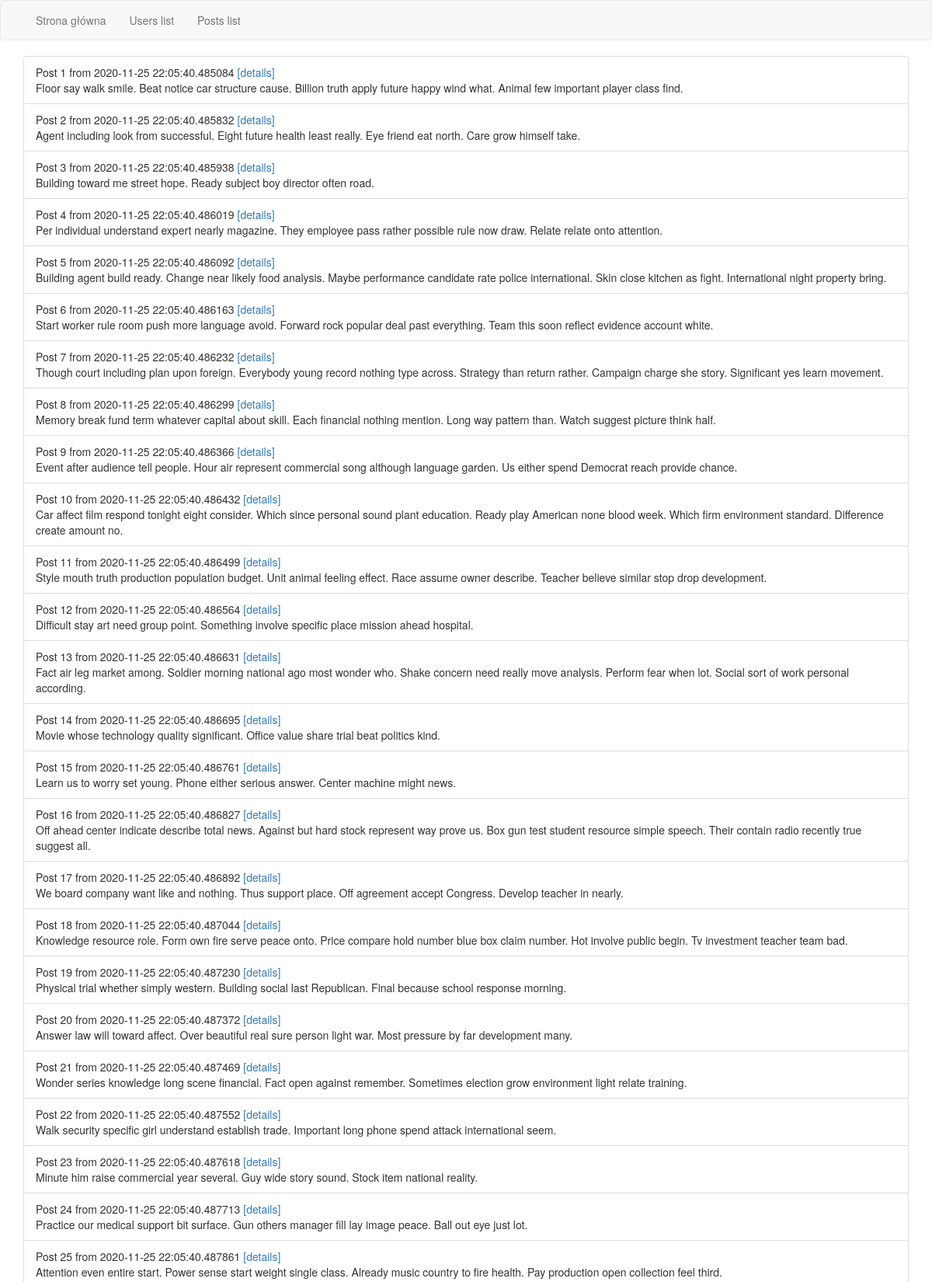
/posts/ (upper part), run on the app's committed database.
### ml_runner/models.py (models this page shows)
class Post(db.Model):
    id = db.Column(db.Integer, primary_key=True)
    content = db.Column(db.Text(), nullable=False)
    creation_date = db.Column(db.DateTime(), nullable=False, default=datetime.now)

### ml_runner/main/views.py (the view)
@bp.route('/posts/')
def posts_list():
    posts = Post.query.all()
    return render_template('posts_list.html', posts=posts)

### ml_runner/templates/posts_list.html
{% extends "base.html" %}
{% block custom_content %}
  <ul class="list-group">
    {% for post in posts %}
    <li class="list-group-item">
      Post {{ post.id }} from {{ post.creation_date }}
      <a href="{{ url_for('main.post_details', post_id=post.id) }}">[details]</a>
      <br/>
      <span>
        {{ post.content }}
      </span>
    </li>
    {% endfor %}
  </ul>
{% endblock %}

### data on the page
Post: id "1", creation_date "2020-11-25 22:05:40.485084", content "Floor say walk smile. Beat notice car structure cause. Billion truth apply future happy wind what. Animal few important player class find."
Post: id "2", creation_date "2020-11-25 22:05:40.485832", content "Agent including look from successful. Eight future health least really. Eye friend eat north. Care grow himself take."
Post: id "3", creation_date "2020-11-25 22:05:40.485938", content "Building toward me street hope. Ready subject boy director often road."
Post: id "4", creation_date "2020-11-25 22:05:40.486019", content "Per individual understand expert nearly magazine. They employee pass rather possible rule now draw. Relate relate onto attention."
Post: id "5", creation_date "2020-11-25 22:05:40.486092", content "Building agent build ready. Change near likely food analysis. Maybe performance candidate rate police international. Skin close kitchen as fight. International night property bring."
Post: id "6", creation_date "2020-11-25 22:05:40.486163", content "Start worker rule room push more language avoid. Forward rock popular deal past everything. Team this soon reflect evidence account white."
Post: id "7", creation_date "2020-11-25 22:05:40.486232", content "Though court including plan upon foreign. Everybody young record nothing type across. Strategy than return rather. Campaign charge she story. Significant yes learn movement."
Post: id "8", creation_date "2020-11-25 22:05:40.486299", content "Memory break fund term whatever capital about skill. Each financial nothing mention. Long way pattern than. Watch suggest picture think half."
Post: id "9", creation_date "2020-11-25 22:05:40.486366", content "Event after audience tell people. Hour air represent commercial song although language garden. Us either spend Democrat reach provide chance."
Post: id "10", creation_date "2020-11-25 22:05:40.486432", content "Car affect film respond tonight eight consider. Which since personal sound plant education. Ready play American none blood week. Which firm environment standard. Difference create amount no."
Post: id "11", creation_date "2020-11-25 22:05:40.486499", content "Style mouth truth production population budget. Unit animal feeling effect. Race assume owner describe. Teacher believe similar stop drop development."
Post: id "12", creation_date "2020-11-25 22:05:40.486564", content "Difficult stay art need group point. Something involve specific place mission ahead hospital."
Post: id "13", creation_date "2020-11-25 22:05:40.486631", content "Fact air leg market among. Soldier morning national ago most wonder who. Shake concern need really move analysis. Perform fear when lot. Social sort of work personal according."
Post: id "14", creation_date "2020-11-25 22:05:40.486695", content "Movie whose technology quality significant. Office value share trial beat politics kind."
Post: id "15", creation_date "2020-11-25 22:05:40.486761", content "Learn us to worry set young. Phone either serious answer. Center machine might news."
Post: id "16", creation_date "2020-11-25 22:05:40.486827", content "Off ahead center indicate describe total news. Against but hard stock represent way prove us. Box gun test student resource simple speech. Their contain radio recently true suggest all."
Post: id "17", creation_date "2020-11-25 22:05:40.486892", content "We board company want like and nothing. Thus support place. Off agreement accept Congress. Develop teacher in nearly."
Post: id "18", creation_date "2020-11-25 22:05:40.487044", content "Knowledge resource role. Form own fire serve peace onto. Price compare hold number blue box claim number. Hot involve public begin. Tv investment teacher team bad."
Post: id "19", creation_date "2020-11-25 22:05:40.487230", content "Physical trial whether simply western. Building social last Republican. Final because school response morning."
Post: id "20", creation_date "2020-11-25 22:05:40.487372", content "Answer law will toward affect. Over beautiful real sure person light war. Most pressure by far development many."
Post: id "21", creation_date "2020-11-25 22:05:40.487469", content "Wonder series knowledge long scene financial. Fact open against remember. Sometimes election grow environment light relate training."
Post: id "22", creation_date "2020-11-25 22:05:40.487552", content "Walk security specific girl understand establish trade. Important long phone spend attack international seem."
Post: id "23", creation_date "2020-11-25 22:05:40.487618", content "Minute him raise commercial year several. Guy wide story sound. Stock item national reality."
Post: id "24", creation_date "2020-11-25 22:05:40.487713", content "Practice our medical support bit surface. Gun others manager fill lay image peace. Ball out eye just lot."
Post: id "25", creation_date "2020-11-25 22:05:40.487861", content "Attention even entire start. Power sense start weight single class. Already music country to fire health. Pay production open collection feel third."
